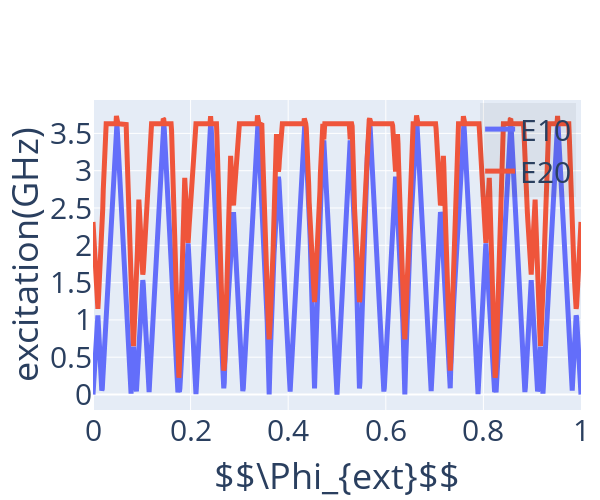

This figure's notebook cell:
### Code cell
# 179
plotCompare(flux_range,{'E10':I-G,'E20':II-G},
            x_label=r'$$\Phi_{ext}$$',y_label='excitation(GHz)',size=(500,600))

### Figure 1 — Plotly figure (JSON) as saved in the notebook; plotly's stock layout.template omitted (floating-point values rounded to 4 significant figures; data arrays with more than 128 entries replaced by an {"elided": "..."} marker saying what was removed)
{"data": [{"line": {"width": 5}, "name": "E10", "type": "scatter", "x": {"elided": "1001 float values"}, "y": {"elided": "1001 float values"}}, {"line": {"width": 5}, "name": "E20", "type": "scatter", "x": {"elided": "1001 float values"}, "y": {"elided": "1001 float values"}}], "layout": {"font": {"size": 30}, "height": 500, "legend": {"bgcolor": "rgba(0,0,0,.05)", "x": 0.99, "xanchor": "right", "y": 0.99, "yanchor": "top"}, "margin": {"r": 10, "t": 100}, "showlegend": true, "width": 600, "xaxis": {"title": {"text": "$$\\Phi_{ext}$$"}}, "yaxis": {"title": {"text": "excitation(GHz)"}}}}
